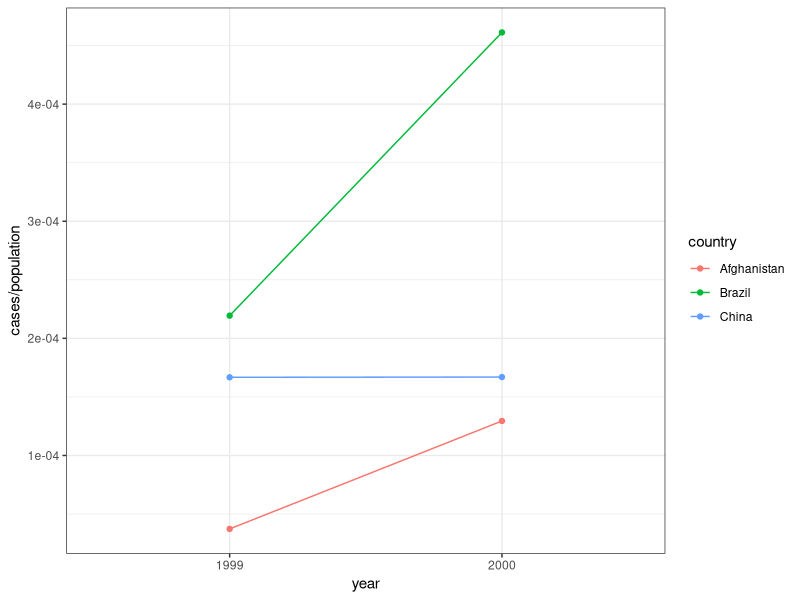

R code for this plot:
## ---- chunk 1
knitr::opts_chunk$set(cache = FALSE, message = FALSE, warning = FALSE, echo = TRUE)
## ---- chunk 2
library("dplyr")
library("tidyr")
library("ggplot2")
theme_set(theme_bw())
## ---- chunk 3
table4a
## ---- chunk 4
table4a_longer <- table4a %>% 
  pivot_longer(c(`1999`, `2000`), names_to = "year", values_to = "cases")

table4a_longer
## ---- chunk 5
dim(table4a)
dim(table4a_longer)
## ---- chunk 6
# helper function, to avoid copying and pasting code
pivot_fun <- function(x, value_column = "cases") {
  x %>%
    pivot_longer(c(`1999`, `2000`), names_to = "year", values_to = value_column)
}

table4 <- left_join(
  pivot_fun(table4a), # look for all country x year combinations in left table
  pivot_fun(table4b, "population") # and find matching rows in right table
)
table4
## ---- chunk 7
ggplot(table4, aes(x = year, y = cases / population, col = country)) +
  geom_point() +
  geom_line(aes(group = country))
## ---- chunk 8
table2
## ---- chunk 9
table2 %>%
    pivot_wider(names_from = type, values_from = count)
